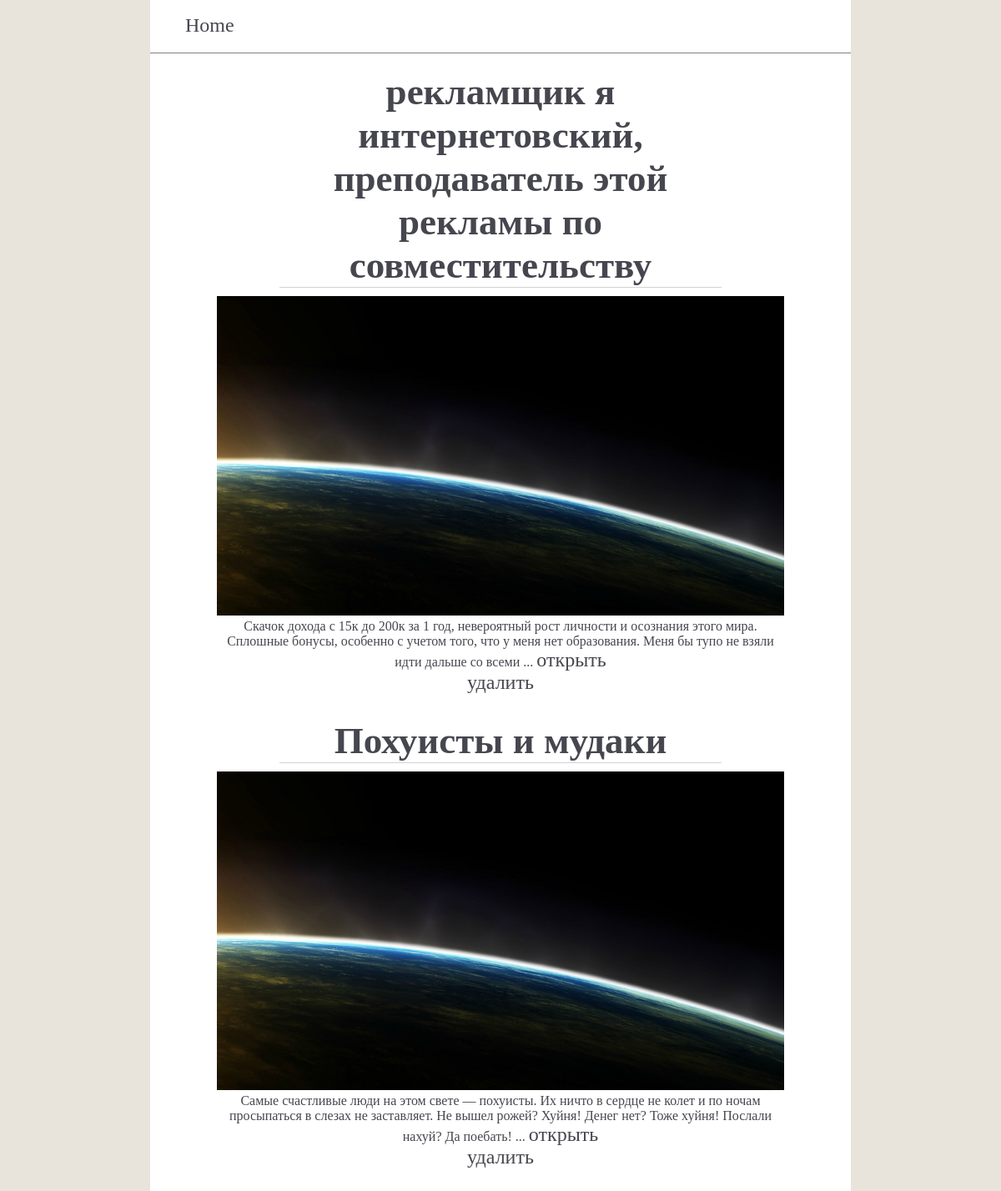
The page /index on the database as committed earlier.
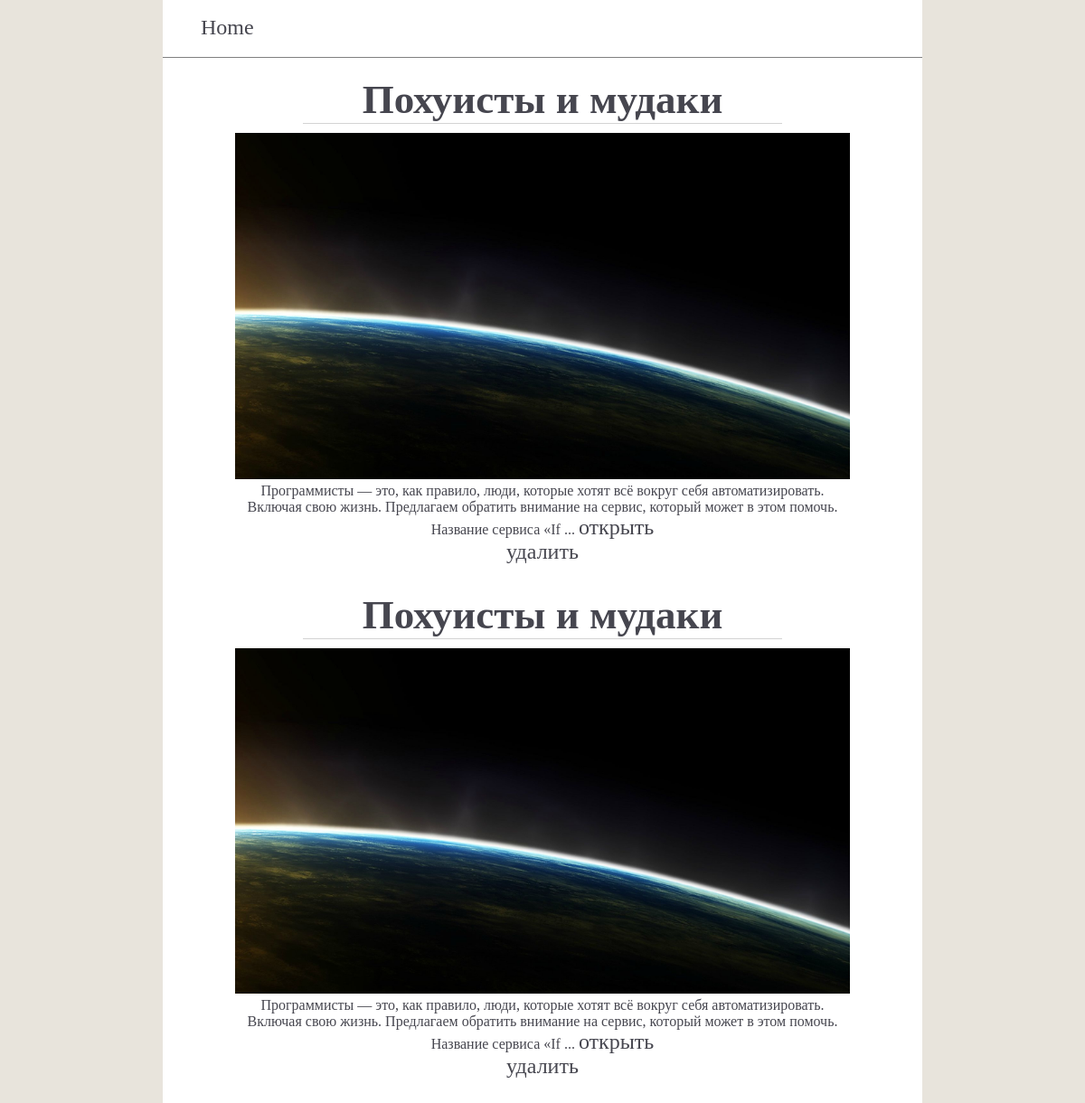
The same page on the database as committed later.
### app/models.py (models this page shows, shortened)
class Post(db.Model):
    id = db.Column(db.Integer, primary_key=True)
    user_id = db.Column(db.Integer, db.ForeignKey("user.id"))
    title = db.Column(db.String(256), index=True)
    body = db.Column(db.String(10000))
    comment = db.relationship("Comment", backref="post", lazy="dynamic")

### app/views.py (the view)
@app.route("/")
@app.route("/index")
def index():
    posts = Post.query.filter_by(master=User.query.filter_by(username=admin_username).first()).all()
    return render_template("index/index.html", posts=posts)

### app/templates/index/index.html (shortened to what this page needs)
{% extends "base.html" %}
{% block css %}
    <link rel="stylesheet" type="text/css" href="{{ url_for("static", filename="css/index/index.css") }}">
{% endblock %}
{% block content %}
    <div class="post_wrapper">
        {% for post in posts %}
            <div class="post">
                <div class="title">
                    <a href="{{ url_for("post", id=post.id) }}">{{ post.title }}</a>
                </div>
                <img src="/static/img/{{ post.id }}/img.jpeg">
                <div class="body">
                    {% if post.body|length > 200 %}
                        {{ post.body[:200] + "..." }}
                        <a href="{{ url_for("post", id=post.id) }}">открыть</a>
                    {% else %}
                        {{ post.body }}
                    {% endif %}
                </div>
                <a href="{{ url_for("remove_post", id=post.id ) }}">удалить</a>
            </div>
        {% endfor %}
    </div>
{% endblock %}

### app/templates/base.html (shortened to what this page needs)
<!DOCTYPE html>
<html>
<head>
    <link rel="stylesheet" type="text/css" href="{{ url_for("static", filename="css/base.css") }}">
    {% block css %}
    {% endblock %}
</head>
<body>
    <header>
        <div class="header_wrapper">
            <nav>
                <ul>
                    <li><a href="/") }}">Home</a></li>
                </ul>
            </nav>
        </div>
    </header>
    <div class="content_wrapper">
        {% block content %}
        {% endblock %}
    </div>
</body>
</html>

### app/static/css/base.css (style rules this page uses)
* { padding: 0; margin: 0; }
body { background: #E8E4DC; color: #46464F; }
.header_wrapper { width: 70%; margin-left: auto; margin-right: auto; background: white; border-bottom: 1px solid gray; }
header { min-height: 60px; }
nav { width: 90%; margin-left: auto; margin-right: auto; }
nav li { line-height: 60px; list-style: none; display: inline; }
a, a:visited { font-size: 1.5em; text-decoration: none; color: #46464F; }
.content_wrapper { width: 70%; padding-top: 20px; padding-bottom: 10px; margin-left: auto; margin-right: auto; background: white; }

### app/static/css/index/index.css (style rules this page uses)
img { max-width: 90%; max-height: : 100px; min-height: 150px; }
.post_wrapper { width: 90%; margin-right: auto; margin-left: auto; text-align: center; }
.post { margin-bottom: 30px; font-size: 16px; }
.title { width: 70%; margin-right: auto; margin-left: auto; margin-bottom: 10px; font-size: 30px; font-weight: bold; border-bottom: 1px solid lightgray; }
.body { max-width: 90%; margin-right: auto; margin-left: auto; }

Rows that differ between the two databases and show on the page:
removed Post: title "рекламщик я интернетовский, преподаватель этой рекламы по совместительству", body "Скачок дохода с 15к до 200к за 1 год, невероятный рост личности и осознания этого мира. Сплошные бонусы, особенно с учетом того, что у меня нет образования. Меня бы тупо не взяли идти дальше со всеми ..."
added Post: title "Похуисты и мудаки", body "Программисты — это, как правило, люди, которые хотят всё вокруг себя автоматизировать. Включая свою жизнь. Предлагаем обратить внимание на сервис, который может в этом помочь. Название сервиса «If ..."
changed Post (number 2 of 2 on the later page): body "Самые счастливые люди на этом свете — похуисты. Их ничто в сердце не колет и по ночам просыпаться в слезах не заставляет. Не вышел рожей? Хуйня! Денег нет? Тоже хуйня! Послали нахуй? Да поебать! ..." → "Программисты — это, как правило, люди, которые хотят всё вокруг себя автоматизировать. Включая свою жизнь. Предлагаем обратить внимание на сервис, который может в этом помочь. Название сервиса «If ..."
